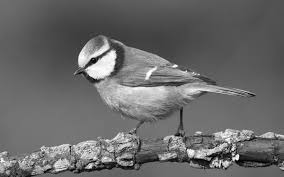
#> input picture cpp/0.png, 284 x 177 px; its folder holds only this picture in this run
$ jupyter execute --allow-errors 22_2_2024.ipynb   (older library calls are emulated)
#> lines starting #> are read from the running program, lines starting #| are printed output that depends on the picture; after the words box and inside, x2 and y2 are one past the last pixel; in counts of white or black regions, pixels touching at a corner belong together; long printed decimals are rounded
#> further down, img is the input picture: shape (177, 284); min 0, max 255, mean 105.5
#> `sobelx = cv2.Sobel(img, cv2.CV_64F, 1, 0, ksize = 3)`:
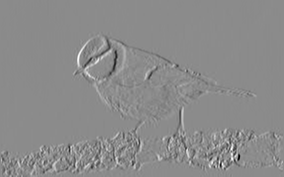
#> sobelx: shape (177, 284) float64; min -898, max 744, mean -0.6; drawn with min black and max white
#> `sobely = cv2.Sobel(img, cv2.CV_64F, 0, 1, ksize = 3)`:
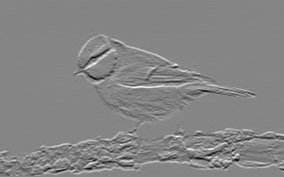
#> sobely: shape (177, 284) float64; min -857, max 782, mean 0.3; drawn with min black and max white
#> `canny = cv2.Canny(img, 100, 200)`:
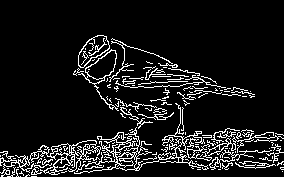
#> canny: shape (177, 284); 10% white in thin lines or dots, all inside (x1, y1, x2, y2) = (0, 35, 284, 177)
#> `asbx = np.abs(sobelx)`:
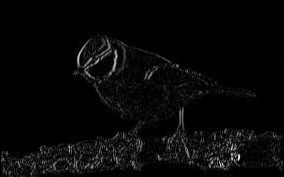
#> asbx: shape (177, 284) float64; min 0, max 898, mean 29.3; drawn with min black and max white
#> `asby = np.abs(sobely)`:
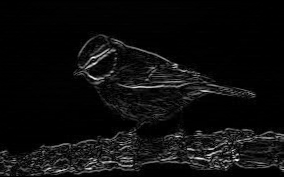
#> asby: shape (177, 284) float64; min 0, max 857, mean 45; drawn with min black and max white
[cell 1]
import cv2
import numpy as np
from matplotlib import pyplot as plt

def mse(imageA, imageB):
	# the 'Mean Squared Error' between the two images is the
	# sum of the squared difference between the two images;
	# NOTE: the two images must have the same dimension
	err = np.sum((imageA.astype("float") - imageB.astype("float")) ** 2)
	err /= float(imageA.shape[0] * imageA.shape[1])

	# return the MSE, the lower the error, the more "similar"
	# the two images are
	return err
def PSNR(original, compressed):
    mse = np.mean((original - compressed) ** 2)
#> mse = 17820.6
    if(mse == 0):  # MSE is zero means no noise is present in the signal .
                  # Therefore PSNR have no importance.
        return 100
    max_pixel = 255.0
    psnr = 20 * np.log10(max_pixel / np.sqrt(mse))
#> psnr = 5.62
    return psnr

#> (a cell that did not finish here is left out)

#| 5.622 4.585 27.466

    plt.subplot(1, 4, 1), plt.imshow(img, cmap='gray')
    plt.title('Original'), plt.xticks([]), plt.yticks([])
    plt.subplot(1, 4, 2), plt.imshow(sba, cmap='gray')
    plt.title('Sobel X'), plt.xticks([]), plt.yticks([])
    plt.subplot(1, 4, 3), plt.imshow(sbb, cmap='gray')
    plt.title('Sobel Y'), plt.xticks([]), plt.yticks([])
    plt.subplot(1, 4, 4), plt.imshow(canny, cmap='gray')
    plt.title('Canny'), plt.xticks([]), plt.yticks([])
    plt.show()
